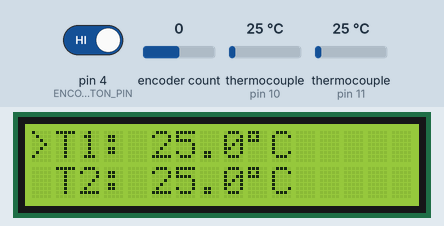
Simulated run of this program. Board: Arduino Mega 2560, built with avr-gcc and run on an emulated ATmega2560. Parts: 16×2 character LCD. The inputs (shaded band) are chosen by the test bench; at power-on: encoder count 0, pin 4 (ENCODER_BUTTON_PIN) HIGH, thermocouple (sensors on pin 10, pin 11) 25 °C. What the program prints to the serial monitor is not drawn.

Above: at 6.3 s.
6.4 s: encoder count set to 1
At 7.4 s:
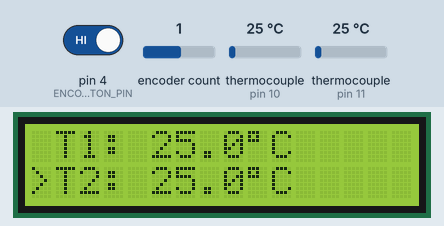
7.9 s: pin 4 (ENCODER_BUTTON_PIN) driven LOW
At 9.1 s:
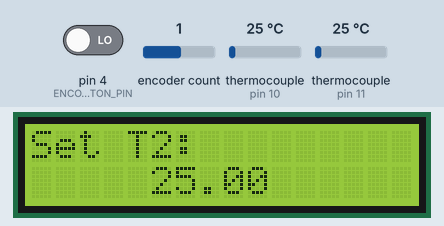
9.4 s: encoder count set to 0
At 10.2 s:
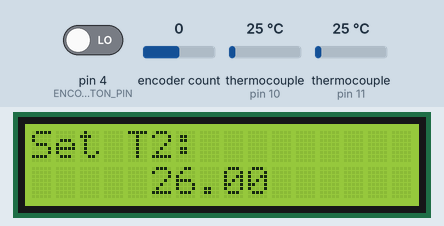
10.9 s: encoder count set to -1
At 11.3 s:
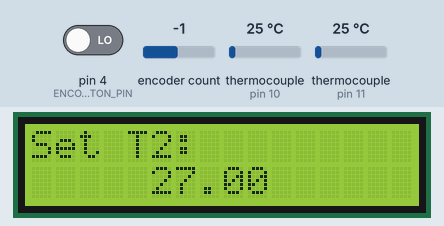
Timing chart, 0 to 13.5 s (numbered marks = the images above; inputs shaded):
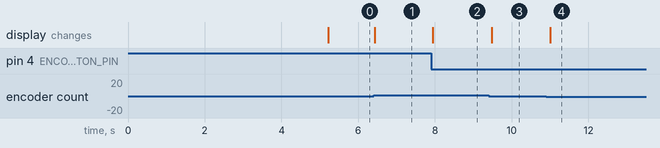

The program:

main.cpp
```cpp
// #include <Arduino.h> included in other files

#include "ThermocoupleHandler.h"
#include "DisplayHandler.h"
#include "EncoderHandler.h"
#include "PIDHandler.h"
#include "RelayHandler.h"

unsigned long previousTemperatureMillis = 0; // To track temperature update time
unsigned long previousEncoderMillis = 0;     // To track encoder update time
unsigned long previousPIDMillis = 0;         // To track PID control time

const long temperatureInterval = 2000; // Interval for temperature update (1000ms)
const long encoderInterval = 100;      // Interval for encoder update (100ms)
const long pidInterval = 500;          // Interval for PID updates (ms)

void setup()
{
    // Initialize Serial Monitor for debugging
    Serial.begin(9600);
    Serial.println("System Initialized");

    setupDisplay();
    setupEncoder();
    setupThermocouples();
    setupPID();

    updateDisplay(); // Initial display update
}

void loop()
{
    unsigned long currentMillis = millis(); // Get the current time

    // Handle encoder every 100ms
    if (currentMillis - previousEncoderMillis >= encoderInterval)
    {
        previousEncoderMillis = currentMillis;
        handleEncoder(); // Handle encoder inputs and update the display
    }

    // Update temperature every 1000ms
    if (currentMillis - previousTemperatureMillis >= temperatureInterval)
    {
        previousTemperatureMillis = currentMillis;
        if (!setMode)
        {                       // Only update temperatures when not in setMode
            readTemperatures(); // Read temperatures from the sensors
            updateDisplay();    // Update the display with new temperature values
        }
    }

    // Perform PID control every 500ms
    if (currentMillis - previousPIDMillis >= pidInterval)
    {
        previousPIDMillis = currentMillis;

        // Set PID inputs from current temperatures
        setPIDInput(T1, T2); // Introduces the lecture from the thermocouples to the PID

        // Update PID calculations
        updatePID();

        // Control relays based on PID outputs
        controlRelayT1(getPIDOutputT1());
        controlRelayT2(getPIDOutputT2());
    }
    // Add other logic for button presses or other actions if needed
    // For example: handle button press, toggle modes, etc.

    delay(10); // Optional delay, small delay to reduce CPU load
}
```

DisplayHandler.h
```cpp
#ifndef DISPLAY_HANDLER_H
#define DISPLAY_HANDLER_H

#include <Arduino.h>
#include <LiquidCrystal_I2C.h>

// External variables (from EncoderHandler)
extern bool setMode;
extern int currentOption;

// External variables (from TemperatureHandler)
extern double set_T1, set_T2;
extern double T1, T2;

void setupDisplay();
void updateDisplay();
void set_mode();

#endif
```

EncoderHandler.h
```cpp
#ifndef ENCODER_HANDLER_H
#define ENCODER_HANDLER_H

#include <Arduino.h>
#include <Encoder.h>

// Encoder pins
#define ENCODER_PIN_A 2      // CLK
#define ENCODER_PIN_B 3      // DT
#define ENCODER_BUTTON_PIN 4 // SW

#define TEMP_STEP 1 // Step size for temperature adjustment

extern bool setMode;
extern int currentOption;
extern double set_T1, set_T2;

// Function declarations
void setupEncoder();    // Initialize encoder
void handleEncoder();   // Read encoder state
bool isButtonPressed(); // Check if the button is pressed

extern int selectedThermocouple; // T1 = 0, T2 = 1

#endif
```

PIDHandler.h
```cpp
#ifndef PIDHANDLER_H
#define PIDHANDLER_H

#include <PID_v1.h>

// Function prototypes
void setupPID();
void updatePID();
void setPIDInput(double T1, double T2);
double getPIDOutputT1();
double getPIDOutputT2();

extern PID pidT1;
extern PID pidT2;
extern double set_T1;
extern double set_T2;
extern double inputT1;
extern double inputT2;
extern double outputT1;
extern double outputT2;

#endif
```

RelayHandler.h
```cpp
#ifndef RELAYHANDLER_H
#define RELAYHANDLER_H

// Function prototypes
void setupRelays();
void controlRelayT1(double outputT1);
void controlRelayT2(double outputT2);

#endif
```

ThermocoupleHandler.h
```cpp
#ifndef THERMOCOUPLE_HANDLER_H
#define THERMOCOUPLE_HANDLER_H

#include <Arduino.h>

extern double T1, T2; // Declare global variables

void setupThermocouples();
void readTemperatures();

#endif
```

DisplayHandler.cpp
```cpp
#include "DisplayHandler.h"
#include <Wire.h>
#include <LiquidCrystal_I2C.h>

// Why this are defining here?
// LCD Setup (Adjust address if needed)
LiquidCrystal_I2C lcd(0x27, 16, 2);

void setupDisplay()
{
    lcd.init();
    lcd.backlight();

    // Display initialization message for debugging
    Serial.println("Display initialized");

    // Display startup message
    lcd.setCursor(0, 0);
    lcd.print("HAZELADD");
    lcd.setCursor(0, 1);
    lcd.print("EPS EXTRUDER v1.0");
    delay(5000);
}

// Set mode inteface
void set_mode()
{
    lcd.clear();

    if (currentOption == 0) // T1
    {
        lcd.setCursor(0, 0);
        lcd.print("Set T1:");
        lcd.setCursor(5, 1);
        lcd.print(set_T1);
    }
    else // T2
    {
        lcd.setCursor(0, 0);
        lcd.print("Set T2:");
        lcd.setCursor(5, 1);
        lcd.print(set_T2);
    }
}

// Update display. This update the temperature values and the position of the cursor
void updateDisplay()
{
    lcd.clear();

    // First row - T1
    lcd.setCursor(0, 0);
    lcd.print(currentOption == 0 ? ">T1:" : " T1:");
    lcd.setCursor(5, 0);
    lcd.print(T1, 1);
    lcd.print((char)223);
    lcd.print("C");

    // Second row - T2
    lcd.setCursor(0, 1);
    lcd.print(currentOption == 1 ? ">T2:" : " T2:");
    lcd.setCursor(5, 1);
    lcd.print(T2, 1);
    lcd.print((char)223);
    lcd.print("C");
}
```

EncoderHandler.cpp
```cpp
#include "EncoderHandler.h"
#include "DisplayHandler.h" // Now calls updateDisplay() from here

// Why this are defining here?
Encoder myEnc(ENCODER_PIN_A, ENCODER_PIN_B); // Encoder object

// Variables for encoder handling
int lastEncoderPosition = -1; // Last encoder position
bool buttonPressed = false;   // Button press flag
bool setMode = false;         // Set mode flag
int currentOption = 0;        // 0 for T1, 1 for T2

// Predefined temperature set points
double set_T1 = 25; // Default set point for T1
double set_T2 = 25; // Default set point for T2

void setupEncoder()
{
    pinMode(ENCODER_BUTTON_PIN, INPUT_PULLUP); // Enable pull-up resistor
    lastEncoderPosition = myEnc.read() / 4;    // Initialize encoder position
}

// This could be atomized into smaller functions?
void handleEncoder()
{
    int newEncoderPosition = myEnc.read() / 4; // Reduce resolution to 90 degrees

    // Serial print encoder position for debugging
    // Serial.print("Encoder: ");
    // Serial.println(newEncoderPosition);

    // Handle encoder rotation
    if (newEncoderPosition != lastEncoderPosition)
    {
        if (setMode) // Set mode enabled
        {
            if (currentOption == 0)
            { // Set T1
                set_T1 += (newEncoderPosition > lastEncoderPosition) ? -TEMP_STEP : TEMP_STEP;
            }
            else
            { // Set T2
                set_T2 += (newEncoderPosition > lastEncoderPosition) ? -TEMP_STEP : TEMP_STEP;
            }
            set_mode(); // Call display update from DisplayHandler
        }
        else
        { // Normal mode, change between rows
            currentOption = (newEncoderPosition > lastEncoderPosition) ? 1 : 0;
            updateDisplay(); // Call display update from DisplayHandler
        }

        lastEncoderPosition = newEncoderPosition;
    }

    // Handle button press
    if (digitalRead(ENCODER_BUTTON_PIN) == LOW)
    {
        if (!buttonPressed) // Check if button was not pressed before
        {
            buttonPressed = true;
            setMode = !setMode;

            if (!setMode)
            {
                updateDisplay(); // Exit set mode, refresh screen
            }
            else
            {
                set_mode(); // Enter set mode
            }
        }
    }
    else
    {
        buttonPressed = false; // Reset button press flag
    }
}
```

PIDHandler.cpp
```cpp
#include <Arduino.h>
#include "PIDHandler.h"

/*
Study PID.
error = setpoint - input;
P = Kp * error;
I = Ki * integral_of_error;
D = Kd * derivative_of_error;
output = P + I + D;
*/

// Define PID parameters
double Kp = 2.0, Ki = 5.0, Kd = 1.0; // Example PID constants, adjust as needed

// Setpoint temperatures (setT1 and SetT2 are defined in EncoderHandler.cpp)
// double setpointT1 = 25.0; // Target temperature for T1
// double setpointT2 = 25.0; // Target temperature for T2

// Input and output variables for PID control
double inputT1 = 0.0, inputT2 = 0.0;
double outputT1 = 0.0, outputT2 = 0.0;

// Initialize PID controllers. Why this is here? setT1 are fixed by the user, only should be
// set using the encoder.

PID pidT1(&inputT1, &outputT1, &set_T1, Kp, Ki, Kd, DIRECT);
PID pidT2(&inputT2, &outputT2, &set_T2, Kp, Ki, Kd, DIRECT);

// Function to initialize PID controllers
void setupPID()
{
    // Set PID output limits (optional, depending on your control logic)
    pidT1.SetOutputLimits(0, 100); // Example: 0-100 (scale for SSR control)
    pidT2.SetOutputLimits(0, 100); // Example: 0-100 (scale for SSR control)

    pidT1.SetMode(AUTOMATIC);
    pidT2.SetMode(AUTOMATIC);

    // Serial print PID parameters for debugging
    Serial.println("PID Controllers Initialized");
    Serial.print("Kp: ");
    Serial.println(Kp);
    Serial.print("Ki: ");
    Serial.println(Ki);
    Serial.print("Kd: ");
    Serial.println(Kd);
    Serial.println("---------------------------");
}

// Function to set input values for PID controllers
void setPIDInput(double T1, double T2)
{
    inputT1 = T1;
    inputT2 = T2;
}

// Compute output values for PID controllers
void updatePID()
{
    pidT1.Compute();
    pidT2.Compute();

    // Print the control output to the serial monitor (for debugging)
    Serial.print("PID T1 Output: ");
    Serial.println(outputT1);
    Serial.print("PID T2 Output: ");
    Serial.println(outputT2);
    Serial.println("---------------------------");
}

double getPIDOutputT1()
{
    return outputT1;
}

double getPIDOutputT2()
{
    return outputT2;
}
```

RelayHandler.cpp
```cpp
#include <Arduino.h>
#include "RelayHandler.h"

// Relay pins for heating elements
#define RELAY_T1_PIN 22 // Relay for T1 heating element
#define RELAY_T2_PIN 23 // Relay for T2 heating element

// Function to initialize relay pins
void setupRelays()
{
    pinMode(RELAY_T1_PIN, OUTPUT);
    pinMode(RELAY_T2_PIN, OUTPUT);
}

// Control the SSR based on PID output. hreshold to activate SSR (e.g., when output > 50)

void controlRelayT1(double outputT1)
{
    if (outputT1 >= 50)
    {
        digitalWrite(RELAY_T1_PIN, HIGH); // Turn on T1 heating element (AC current flows)
    }
    else
    {
        digitalWrite(RELAY_T1_PIN, LOW); // Turn off T1 heating element (no AC current)
    }
}

void controlRelayT2(double outputT2)
{
    if (outputT2 >= 50)
    {
        digitalWrite(RELAY_T2_PIN, HIGH); // Turn on T2 heating element (AC current flows)
    }
    else
    {
        digitalWrite(RELAY_T2_PIN, LOW); // Turn off T2 heating element (no AC current)
    }
}
```

ThermocoupleHandler.cpp
```cpp
#include "ThermocoupleHandler.h"
#include <max6675.h>

// Shared CLK and DO for both thermocouples
#define MAX6675_CLK 8 // Serial Clock (SCK) = Clock (CLK)
#define MAX6675_DO 9  // Serial Out (SO) = Data Out (DO)

// Unique Chip Select (CS) for each thermocouple
#define MAX6675_T1_CS 10 // Chip Select for Thermocouple 1
#define MAX6675_T2_CS 11 // Chip Select for Thermocouple 2

// Why this are defining here?
// Thermo cuple 1 (T1)
MAX6675 thermocouple1(MAX6675_CLK, MAX6675_T1_CS, MAX6675_DO);
// Thermo cuple 2 (T2)
MAX6675 thermocouple2(MAX6675_CLK, MAX6675_T2_CS, MAX6675_DO);

double T1 = 0, T2 = 0; // Initialize values

void setupThermocouples()
{
    Serial.print("Thermocouple are initialized");
}

void readTemperatures()
{
    T1 = thermocouple1.readCelsius();
    T2 = thermocouple2.readCelsius();

    // Serial Monitor output for debugging
    /* Serial.print("Thermocouple 1: ");
    Serial.print(T1);
    Serial.println(" °C");
    Serial.print("Thermocouple 2: ");
    Serial.print(T2);
    Serial.println(" °C");
    Serial.println("---------------------------"); */
}
```

Measured:
- after the input at 6.4 s, the display: changes at once (image 1)
- after the input at 7.9 s, the display: changes after 0.05 s (image 2)
- after the input at 9.4 s, the display: changes after 0.08 s (image 3)
- after the input at 10.9 s, the display: changes after 0.11 s (image 4)
